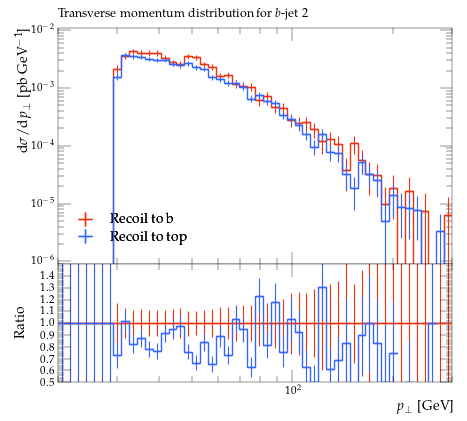

Reproduce this figure in Python.
#! /usr/bin/env python

# This Python script was auto-generated using YODA v2.0.2.
# Analysis object: /MC_TTBAR/onelep_jetb_2_pT
# Timestamp: 07-08-2026 (11:29:32)

import matplotlib as mpl
import matplotlib.pyplot as plt
mpl.use('Agg') # comment out for interactive use
import os
import numpy as np

plotDir = os.path.split(os.path.realpath(__file__))[0]
if 'YODA_USER_PLOT_PATH' in globals():
    plot_outdir = globals()['YODA_USER_PLOT_PATH']
else:
    plot_outdir = plotDir

#plot style
plt.style.use(os.path.join(plotDir, '../default.mplstyle'))
# plot metadata
figW, figH = plt.rcParams['figure.figsize']
ax_xLabel = r'$p_\perp$ [GeV]'
ax_yLabel = r'$\mathrm{d}\sigma/\mathrm{d}p_\perp$ [pb GeV$^{-1}$]'
ax_title  = r'Transverse momentum distribution for $b$-jet 2'
ax_xScale = 'log'
ax_yScale = 'log'
xLims = (20.0, 300.0)
yLims = (9e-07, 0.011000000000000001)

# TeX-friendly labels for the legend
labels = {
    'legend' : ([ r"Recoil to b", r"Recoil to top" ], r""),
}

# Adjust canvas width and height
canvasW = 10.0
canvasH = 9.0
figW *= canvasW/10.
figH *= canvasH/9.

# Create figure and axis objects
fig, (ax, ratio0_ax) = plt.subplots(2, 1, sharex=True,
                  figsize=(figW,figH), gridspec_kw={'height_ratios': (6.0, 3.0)})

# Set figure margins
plt.subplots_adjust(
    left   = 1.0 * plt.rcParams['figure.subplot.left'],
    right  = 1.0 * plt.rcParams['figure.subplot.right'],
    top    = 1.0 * plt.rcParams['figure.subplot.top'],
    bottom = 1.0 * plt.rcParams['figure.subplot.bottom'])

ratio0_ax.yaxis.set_major_locator(mpl.ticker.MultipleLocator(0.1))
ratio0_ax.set_ylim(0.5, 1.4999)
ratio0_ax.set_ylabel('Ratio')

# the numerical data is stored in a separate file
dataf = dict()
prefix = os.path.split(__file__)[0]
if prefix:    prefix = prefix + '/'
exec(open(prefix+'onelep_jetb_2_pT__data.py').read(), dataf)


legend_handles = dict() # keep track of handles for the legend

# style options for curves
# starts at zorder>=5 to draw curve on top of legend
styles = {
  'rec_b': {
    'color' : '#EE3311',
    'linestyle' : '-',
    'linewidth' : 1,
    'marker' : 'none',
    'markersize' : 2,
    'capsize' : 0.0,
    'zorder' : 5,
    'histstyle' : 1,
    'drawstyle' : 'steps-pre',
    'xerrorbars' : 1,
    'yerrorbars' : 1,
    'fillcolor' : None,
    'fillopacity' : 1.0,
    'ratio0_linestyle' : '-',
    'ratio0_linewidth' : 1,
    'ratio0_marker' : 'none',
    'ratio0_markersize' : 2,
    'ratio0_capsize' : 0.0,
    'ratio0_zorder' : 5,
    'ratio0_histstyle' : 1,
    'ratio0_drawstyle' : 'steps-pre',
    'ratio0_xerrorbars' : 1,
    'ratio0_yerrorbars' : 1,
  },
  'rec_t': {
    'color' : '#3366FF',
    'linestyle' : '-',
    'linewidth' : 1,
    'marker' : 'none',
    'markersize' : 2,
    'capsize' : 0.0,
    'zorder' : 6,
    'histstyle' : 1,
    'drawstyle' : 'steps-pre',
    'xerrorbars' : 1,
    'yerrorbars' : 1,
    'fillcolor' : None,
    'fillopacity' : 1.0,
    'ratio0_linestyle' : '-',
    'ratio0_linewidth' : 1,
    'ratio0_marker' : 'none',
    'ratio0_markersize' : 2,
    'ratio0_capsize' : 0.0,
    'ratio0_zorder' : 6,
    'ratio0_histstyle' : 1,
    'ratio0_drawstyle' : 'steps-pre',
    'ratio0_xerrorbars' : 1,
    'ratio0_yerrorbars' : 1,
  },
}

# curve from input yoda files in main panel
for label, yvals in dataf['yvals'].items():
    if all(np.isnan(v) for v in dataf['yvals'][label]):
        continue
    tmp = None
    if styles[label]['histstyle']: # draw as histogram
        xpos = dataf['xedges'][label] if styles[label]['drawstyle'] else dataf['xpoints'][label]
        ypos = np.insert(yvals, 0, yvals[0]) if styles[label]['drawstyle'] else yvals
        if styles[label]['fillcolor']: # fill area below curve
            ax.fill_between(xpos, ypos, step='pre',
                            color=styles[label]['fillcolor'],
                            alpha=styles[label]['fillopacity'])
        tmp, = ax.plot(xpos, ypos,
                       color=styles[label]['color'],
                       linestyle=styles[label]['linestyle'],
                       linewidth=styles[label]['linewidth'],
                       drawstyle=styles[label]['drawstyle'], solid_joinstyle='miter',
                       zorder=styles[label]['zorder'], label=label)
    tmp = ax.errorbar(dataf['xpoints'][label], yvals,
                      xerr=np.array(dataf['xerrs'][label])*styles[label]['xerrorbars'],
                      yerr=np.array(dataf['yerrs'][label])*styles[label]['yerrorbars'],
                      fmt=styles[label]['marker'], capsize=styles[label]['capsize'],
                      markersize=styles[label]['markersize'],
                      ecolor=styles[label]['color'],
                      color=styles[label]['color'], zorder=styles[label]['zorder'])
    tmp[-1][0].set_linestyle(styles[label]['linestyle'])
    tmp[-1][0].set_linewidth(styles[label]['linewidth'])
    if label in dataf['add_legend_handle']:  legend_handles[label] = tmp
    for varLabel in dataf['variation_yvals'].keys():
        if varLabel.startswith(label):
            tmp, = ax.plot(dataf['xedges'][label], dataf['variation_yvals'][varLabel],
                           color=styles[label]['color'],
                           linestyle=styles[label]['linestyle'],
                           linewidth=styles[label]['linewidth'],
                           drawstyle='steps-pre', solid_joinstyle='miter',
                           zorder=styles[label]['zorder'], alpha=0.5)


# plots on ratio panel
# curve from input yoda files in ratio panel
for label, yvals in dataf['ratio0_yvals'].items():
    if all(np.isnan(v) for v in yvals):
        continue
    if styles[label]['ratio0_histstyle']: # plot as histogram
        xpos = dataf['xedges']['rec_b'] if styles[label]['ratio0_drawstyle'] else dataf['xpoints']['rec_b']
        ypos = np.insert(yvals, 0, yvals[0]) if styles[label]['ratio0_drawstyle'] else yvals
        ratio0_ax.plot(xpos, ypos,
                       color=styles[label]['color'],
                       linewidth=styles[label]['linewidth'],
                       linestyle=styles[label]['ratio0_linestyle'],
                       drawstyle=styles[label]['ratio0_drawstyle'], zorder=styles[label]['zorder'],
                       solid_joinstyle='miter')
    tmp = ratio0_ax.errorbar(dataf['xpoints']['rec_b'], yvals,
                             xerr=np.array(dataf['ref_xerrs'])*styles[label]['ratio0_xerrorbars'],
                             yerr=np.array(dataf['ratio0_yerrs'][label])*styles[label]['ratio0_yerrorbars'],
                             fmt=styles[label]['ratio0_marker'], capsize=styles[label]['ratio0_capsize'],
                             markersize=styles[label]['ratio0_markersize'],
                             ecolor=styles[label]['color'],
                             color=styles[label]['color'])
    tmp[-1][0].set_linestyle(styles[label]['ratio0_linestyle'])
    tmp[-1][0].set_linewidth(styles[label]['ratio0_linewidth'])

    for varlabel in dataf['ratio0_variation_vals'].keys():
        if varlabel.startswith(label):
            ratio0_ax.plot(dataf['xedges']['rec_b'],
                            dataf['ratio0_variation_vals'][varlabel],
                            color=styles[label]['color'],
                            linestyle=styles[label]['linestyle'],
                            linewidth=styles[label]['linewidth'],
                            drawstyle='steps-pre', solid_joinstyle='miter',
                            zorder=1, alpha=0.5)

legend_items = list(legend_handles.values())
ax.add_artist(ax.legend(legend_items,
                        labels['legend'][0],
                        title=labels['legend'][1],
                        alignment='left',
                        loc='lower left',
                        bbox_to_anchor=(0.0, 0.03)))

# set plot metadata as defined above
ratio0_ax.set_xlabel(ax_xLabel)
ratio0_ax.xaxis.set_label_coords(1., -0.15)
ax.set_ylabel(ax_yLabel, ha='right', va='top')
ax.yaxis.set_label_coords(-0.11, 1.0)
ax.set_title(ax_title, loc='left')
ax.set_xscale(ax_xScale)
ax.set_yscale(ax_yScale)
ax.set_xlim(xLims)
ax.set_ylim(yLims)

# tick formatting
plt.rcParams['xtick.top'] = True
plt.rcParams['ytick.right'] = True
ax.yaxis.set_major_locator(mpl.ticker.LogLocator(base=10.0, numticks=np.inf))
ax.yaxis.set_minor_locator(mpl.ticker.LogLocator(
                           base=10.0, subs=np.arange(0.1, 1, 0.1), numticks=np.inf))
fig.align_ylabels((ax, ratio0_ax))
plt.savefig(os.path.join(plot_outdir, 'onelep_jetb_2_pT.pdf'), format='PDF')
plt.savefig(os.path.join(plot_outdir, 'onelep_jetb_2_pT.png'), format='PNG')

plt.close(fig)
